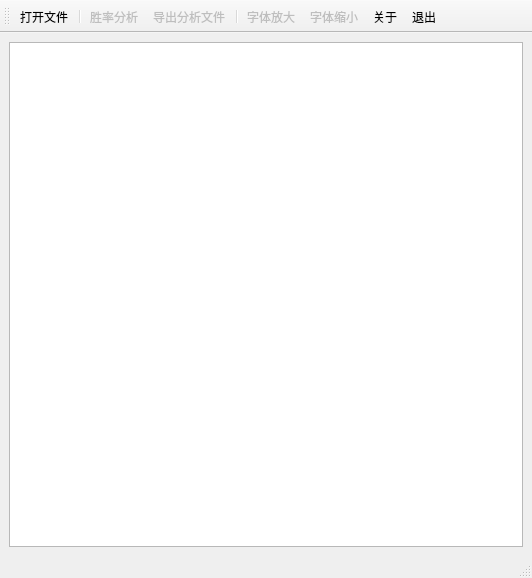
<?xml version="1.0" encoding="UTF-8"?>
<ui version="4.0">
 <class>MainWindow</class>
 <widget class="QMainWindow" name="MainWindow">
  <property name="geometry">
   <rect>
    <x>0</x>
    <y>0</y>
    <width>532</width>
    <height>578</height>
   </rect>
  </property>
  <property name="windowTitle">
   <string>ResultAnalysis</string>
  </property>
  <property name="windowIcon">
   <iconset>
    <normaloff>icons/Analysis.ico</normaloff>icons/Analysis.ico</iconset>
  </property>
  <widget class="QWidget" name="centralwidget">
   <layout class="QGridLayout" name="gridLayout">
    <item row="0" column="0">
     <widget class="QPlainTextEdit" name="plainTextEdit">
      <property name="readOnly">
       <bool>true</bool>
      </property>
     </widget>
    </item>
   </layout>
  </widget>
  <widget class="QStatusBar" name="statusbar"/>
  <widget class="QToolBar" name="toolBar">
   <property name="windowTitle">
    <string>ResultAnalysis</string>
   </property>
   <attribute name="toolBarArea">
    <enum>TopToolBarArea</enum>
   </attribute>
   <attribute name="toolBarBreak">
    <bool>false</bool>
   </attribute>
   <addaction name="actOpen"/>
   <addaction name="separator"/>
   <addaction name="actAnalysis"/>
   <addaction name="actSave"/>
   <addaction name="separator"/>
   <addaction name="actZoomIn"/>
   <addaction name="actZoomOut"/>
   <addaction name="actAbout"/>
   <addaction name="actExit"/>
  </widget>
  <action name="actOpen">
   <property name="text">
    <string>打开文件</string>
   </property>
   <property name="shortcut">
    <string>Ctrl+O</string>
   </property>
   <property name="menuRole">
    <enum>QAction::NoRole</enum>
   </property>
  </action>
  <action name="actAnalysis">
   <property name="enabled">
    <bool>false</bool>
   </property>
   <property name="text">
    <string>胜率分析</string>
   </property>
   <property name="menuRole">
    <enum>QAction::NoRole</enum>
   </property>
  </action>
  <action name="actAbout">
   <property name="text">
    <string>关于</string>
   </property>
   <property name="menuRole">
    <enum>QAction::NoRole</enum>
   </property>
  </action>
  <action name="actExit">
   <property name="text">
    <string>退出</string>
   </property>
   <property name="menuRole">
    <enum>QAction::NoRole</enum>
   </property>
  </action>
  <action name="actSave">
   <property name="enabled">
    <bool>false</bool>
   </property>
   <property name="text">
    <string>导出分析文件</string>
   </property>
   <property name="menuRole">
    <enum>QAction::NoRole</enum>
   </property>
  </action>
  <action name="actZoomIn">
   <property name="enabled">
    <bool>false</bool>
   </property>
   <property name="text">
    <string>字体放大</string>
   </property>
   <property name="menuRole">
    <enum>QAction::NoRole</enum>
   </property>
  </action>
  <action name="actZoomOut">
   <property name="enabled">
    <bool>false</bool>
   </property>
   <property name="text">
    <string>字体缩小</string>
   </property>
   <property name="menuRole">
    <enum>QAction::NoRole</enum>
   </property>
  </action>
 </widget>
 <resources/>
 <connections>
  <connection>
   <sender>actExit</sender>
   <signal>triggered()</signal>
   <receiver>MainWindow</receiver>
   <slot>close()</slot>
   <hints>
    <hint type="sourcelabel">
     <x>-1</x>
     <y>-1</y>
    </hint>
    <hint type="destinationlabel">
     <x>323</x>
     <y>300</y>
    </hint>
   </hints>
  </connection>
 </connections>
</ui>
